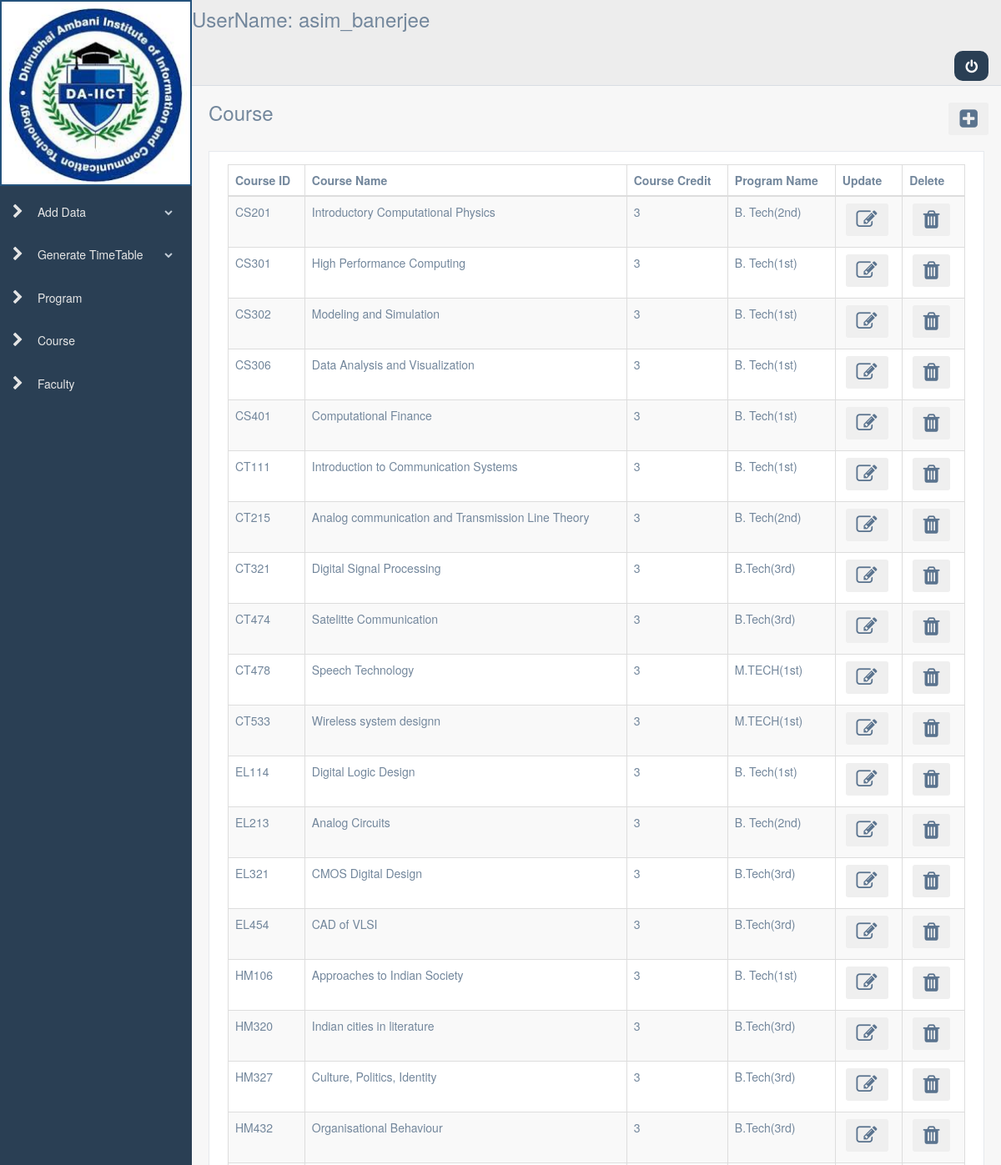
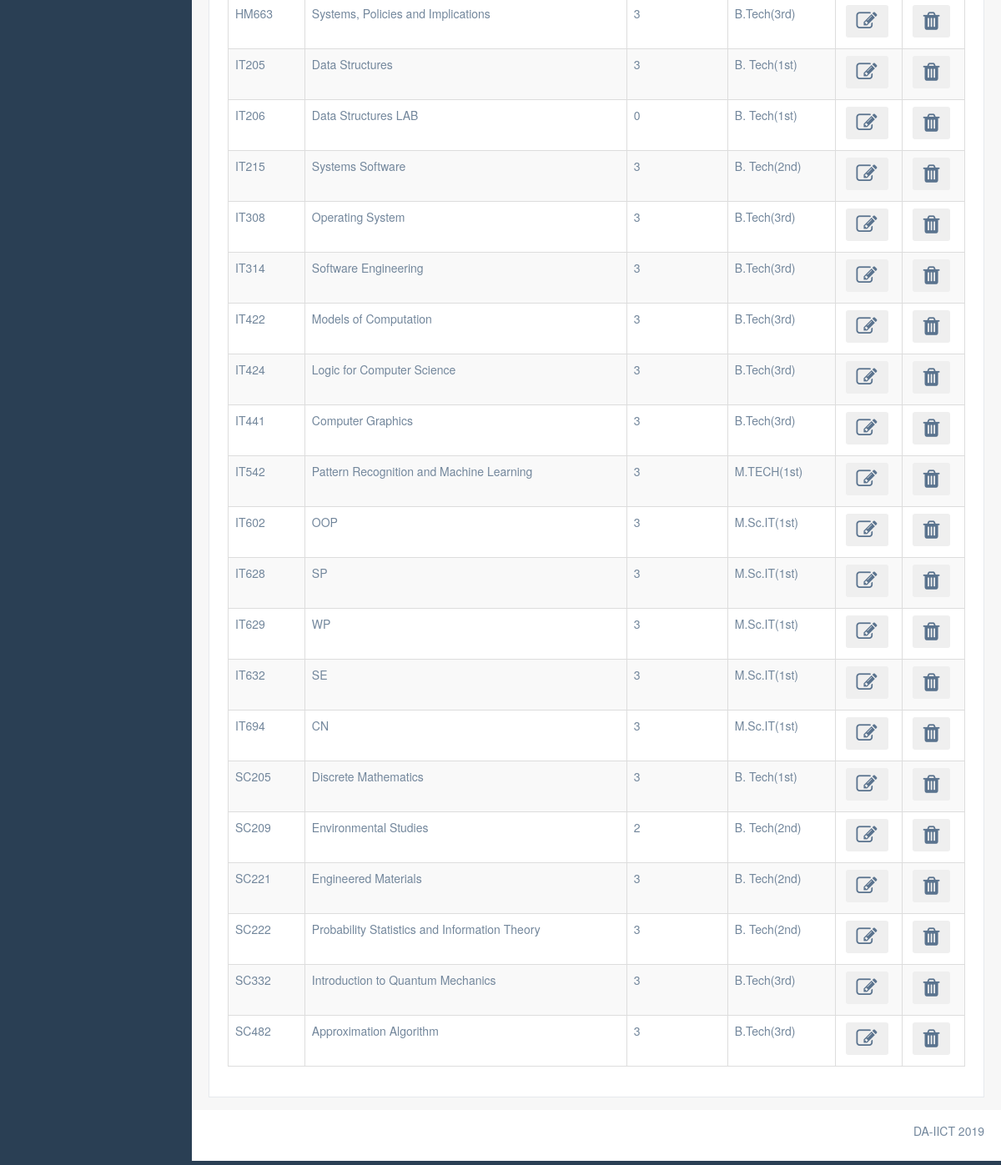
The page /Automatic-TimeTable-Generator/pages/course.php (signed in) on the database its author committed (2 pictures, top to bottom).
### tables this page shows
CREATE TABLE `course` (
  `c_courseid` varchar(10) NOT NULL,
  `c_coursename` varchar(100) NOT NULL,
  `i_coursecredit` int(11) NOT NULL,
  `i_programid` int(11) NOT NULL
);

CREATE TABLE `program` (
  `i_programid` int(11) NOT NULL,
  `c_programname` varchar(45) NOT NULL
);

### Automatic-TimeTable-Generator/pages/course.php (the view, shortened to what this page needs)
<?php
  include('header.php');
?>
<?php
   $con=mysqli_connect('localhost','root','') or die("connection not established");
    mysqli_select_db($con,'atg') or die("no db found");
    $sel_course = mysqli_query($con,"select * from course,program where course.i_programid = program.i_programid");
?>
        <div class="right_col" role="main">
          <div class="">
            <div class="page-title">
              <div class="title_left">
                <h3>Course</h3>
              </div>
              <div class="title_right">
                <div class="col-md-1 col-sm-1 col-xs-12 form-group pull-right top_search">
                   <div class="title_left" style="padding-bottom: 15px;"><a href="add_course.php"><button type="button" class="btn"><i class="fa fa-plus-square" style="font-size: 25px"></i></button></a></div>
                </div>
              </div>
            </div>
            <div class="clearfix"></div>
            <div class="row">
              <div class="col-md-12 col-sm-12 col-xs-12">
                <div class="x_panel">
                  <div class="x_content">
                    <table class="table table-striped table-bordered">
                      <thead>
                        <tr>
                          <th>Course ID</th>
                          <th>Course Name</th>
                          <th>Course Credit</th>
                          <th>Program Name</th>
                          <th>Update</th>
                          <th>Delete</th>
                        </tr>
                      </thead>
                      <tbody>
                        <?php
                          while($res = mysqli_fetch_array($sel_course))
                          { ?>
                            <tr>
                              <td><?php echo $res['c_courseid']?></td>
                              <td><?php echo $res['c_coursename']?></td>
                              <td><?php echo $res['i_coursecredit']?></td>
                              <td><?php echo $res['c_programname']?></td>
                              <td style="text-align: center;">
                                <div class="title_left"><a href="update_course.php?action=update&id=<?php echo $res['c_courseid']; ?>"><button type="button" class="btn"><i class="fa fa-edit" style="font-size: 25px"></i></button></a></div>
                              </td>
                              <td style="text-align: center;">
                                <div class="title_left"><a href="course.php?action=delete&id=<?php echo $res['c_courseid']; ?>"><button type="button" class="btn"><i class="fa fa-trash" style="font-size: 25px"></i></button></a></div>
                              </td>
                            </tr>
                          <?php }
                        ?>
                      </tbody>
                    </table>
                  </div>
                </div>
              </div>
            </div>
          </div>
        </div>
<?php
  include('footer.php');
?>

### Automatic-TimeTable-Generator/pages/header.php (shortened to what this page needs)
<!DOCTYPE html>
<html lang="en">
  <head>
    <link href="../vendors/bootstrap/dist/css/bootstrap.min.css" rel="stylesheet">
    <link href="../vendors/font-awesome/css/font-awesome.min.css" rel="stylesheet">
    <link href="../vendors/nprogress/nprogress.css" rel="stylesheet">
    <link href="../vendors/iCheck/skins/flat/green.css" rel="stylesheet">
    <link href="../vendors/bootstrap-progressbar/css/bootstrap-progressbar-3.3.4.min.css" rel="stylesheet">
    <link href="../vendors/jqvmap/dist/jqvmap.min.css" rel="stylesheet"/>
    <link href="../vendors/bootstrap-daterangepicker/daterangepicker.css" rel="stylesheet">
    <link href="../build/css/custom.min.css" rel="stylesheet">
  </head>
  <body class="nav-md">
    <div class="container body">
      <div class="main_container">
        <div class="col-md-3 left_col">
          <div class="left_col scroll-view">
            <div class="navbar nav_title" style="border: 0;">
              <a href="home.php"><img src="image/logo.jpg" width="100%" style="border: 2px solid;"></a>
            </div>
            <br />
            <div id="sidebar-menu" class="main_menu_side hidden-print main_menu">
              <div class="menu_section">
                <ul class="nav side-menu">
                  <li><a><i class="fa fa-chevron-right"></i> Add Data <span class="fa fa-chevron-down"></span></a>
                  </li>
                  <li><a><i class="fa fa-chevron-right"></i> Generate TimeTable <span class="fa fa-chevron-down"></span></a>
                  </li>
                  <li><a href="program.php"><i class="fa fa-chevron-right"></i> Program </a></li>
                  <li><a href="course.php"><i class="fa fa-chevron-right"></i> Course </a></li>
                  <li><a href="faculty.php"><i class="fa fa-chevron-right"></i> Faculty </a></li>
                </ul>
              </div>
            </div>
          </div>
        </div>
        <div class="top_nav">
          <div class="nav_menu">
            <nav>
              <h3>
                UserName:
                <?=$_SESSION['unm'];
                ?></h3>
              <ul class="nav navbar-nav navbar-right">
                <li class="">
                  <div style="padding-top: 15px; padding-right: 10px;">
                    <a href="logout.php"><button class="btn" style="background-color: #2A3F54; color: white; border-radius: 10px;"><i class="fa fa-power-off" style="font-size: 17px; padding-top: 3px;"></i></button></a>
                  </div>
                </li>
              </ul>
            </nav>
          </div>
        </div>

### Automatic-TimeTable-Generator/pages/footer.php (shortened to what this page needs)
        <footer>
          <div class="pull-right">
            <p>DA-IICT 2019</p>
          </div>
          <div class="clearfix"></div>
        </footer>
      </div>
    </div>
  </body>
</html>

### rows shown on the page
course: c_courseid "CS201", c_coursename "Introductory Computational Physics", i_coursecredit "3", i_programid.c_programname "B. Tech(2nd)"
course: c_courseid "CS301", c_coursename "High Performance Computing", i_coursecredit "3", i_programid.c_programname "B. Tech(1st)"
course: c_courseid "CS302", c_coursename "Modeling and Simulation", i_coursecredit "3", i_programid.c_programname "B. Tech(1st)"
course: c_courseid "CS306", c_coursename "Data Analysis and Visualization", i_coursecredit "3", i_programid.c_programname "B. Tech(1st)"
course: c_courseid "CS401", c_coursename "Computational Finance", i_coursecredit "3", i_programid.c_programname "B. Tech(1st)"
course: c_courseid "CT111", c_coursename "Introduction to Communication Systems", i_coursecredit "3", i_programid.c_programname "B. Tech(1st)"
course: c_courseid "CT215", c_coursename "Analog communication and Transmission Line Theory", i_coursecredit "3", i_programid.c_programname "B. Tech(2nd)"
course: c_courseid "CT321", c_coursename "Digital Signal Processing", i_coursecredit "3", i_programid.c_programname "B.Tech(3rd)"
course: c_courseid "CT474", c_coursename "Satelitte Communication", i_coursecredit "3", i_programid.c_programname "B.Tech(3rd)"
course: c_courseid "CT478", c_coursename "Speech Technology", i_coursecredit "3", i_programid.c_programname "M.TECH(1st)"
course: c_courseid "CT533", c_coursename "Wireless system designn", i_coursecredit "3", i_programid.c_programname "M.TECH(1st)"
course: c_courseid "EL114", c_coursename "Digital Logic Design", i_coursecredit "3", i_programid.c_programname "B. Tech(1st)"
course: c_courseid "EL213", c_coursename "Analog Circuits", i_coursecredit "3", i_programid.c_programname "B. Tech(2nd)"
course: c_courseid "EL321", c_coursename "CMOS Digital Design", i_coursecredit "3", i_programid.c_programname "B.Tech(3rd)"
course: c_courseid "EL454", c_coursename "CAD of VLSI", i_coursecredit "3", i_programid.c_programname "B.Tech(3rd)"
course: c_courseid "HM106", c_coursename "Approaches to Indian Society", i_coursecredit "3", i_programid.c_programname "B. Tech(1st)"
course: c_courseid "HM320", c_coursename "Indian cities in literature", i_coursecredit "3", i_programid.c_programname "B.Tech(3rd)"
course: c_courseid "HM327", c_coursename "Culture, Politics, Identity", i_coursecredit "3", i_programid.c_programname "B.Tech(3rd)"
course: c_courseid "HM432", c_coursename "Organisational Behaviour", i_coursecredit "3", i_programid.c_programname "B.Tech(3rd)"
course: c_courseid "HM663", c_coursename "Systems, Policies and Implications", i_coursecredit "3", i_programid.c_programname "B.Tech(3rd)"
course: c_courseid "IT205", c_coursename "Data Structures", i_coursecredit "3", i_programid.c_programname "B. Tech(1st)"
course: c_courseid "IT206", c_coursename "Data Structures LAB", i_coursecredit "0", i_programid.c_programname "B. Tech(1st)"
course: c_courseid "IT215", c_coursename "Systems Software", i_coursecredit "3", i_programid.c_programname "B. Tech(2nd)"
course: c_courseid "IT308", c_coursename "Operating System", i_coursecredit "3", i_programid.c_programname "B.Tech(3rd)"
course: c_courseid "IT314", c_coursename "Software Engineering", i_coursecredit "3", i_programid.c_programname "B.Tech(3rd)"
course: c_courseid "IT422", c_coursename "Models of Computation", i_coursecredit "3", i_programid.c_programname "B.Tech(3rd)"
course: c_courseid "IT424", c_coursename "Logic for Computer Science", i_coursecredit "3", i_programid.c_programname "B.Tech(3rd)"
course: c_courseid "IT441", c_coursename "Computer Graphics", i_coursecredit "3", i_programid.c_programname "B.Tech(3rd)"
course: c_courseid "IT542", c_coursename "Pattern Recognition and Machine Learning", i_coursecredit "3", i_programid.c_programname "M.TECH(1st)"
course: c_courseid "IT602", c_coursename "OOP", i_coursecredit "3", i_programid.c_programname "M.Sc.IT(1st)"
course: c_courseid "IT628", c_coursename "SP", i_coursecredit "3", i_programid.c_programname "M.Sc.IT(1st)"
course: c_courseid "IT629", c_coursename "WP", i_coursecredit "3", i_programid.c_programname "M.Sc.IT(1st)"
course: c_courseid "IT632", c_coursename "SE", i_coursecredit "3", i_programid.c_programname "M.Sc.IT(1st)"
course: c_courseid "IT694", c_coursename "CN", i_coursecredit "3", i_programid.c_programname "M.Sc.IT(1st)"
course: c_courseid "SC205", c_coursename "Discrete Mathematics", i_coursecredit "3", i_programid.c_programname "B. Tech(1st)"
course: c_courseid "SC209", c_coursename "Environmental Studies", i_coursecredit "2", i_programid.c_programname "B. Tech(2nd)"
course: c_courseid "SC221", c_coursename "Engineered Materials", i_coursecredit "3", i_programid.c_programname "B. Tech(2nd)"
course: c_courseid "SC222", c_coursename "Probability Statistics and Information Theory", i_coursecredit "3", i_programid.c_programname "B. Tech(2nd)"
course: c_courseid "SC332", c_coursename "Introduction to Quantum Mechanics", i_coursecredit "3", i_programid.c_programname "B.Tech(3rd)"
course: c_courseid "SC482", c_coursename "Approximation Algorithm", i_coursecredit "3", i_programid.c_programname "B.Tech(3rd)"

### other values the page prints
$_SESSION['unm'] "asim_banerjee"
